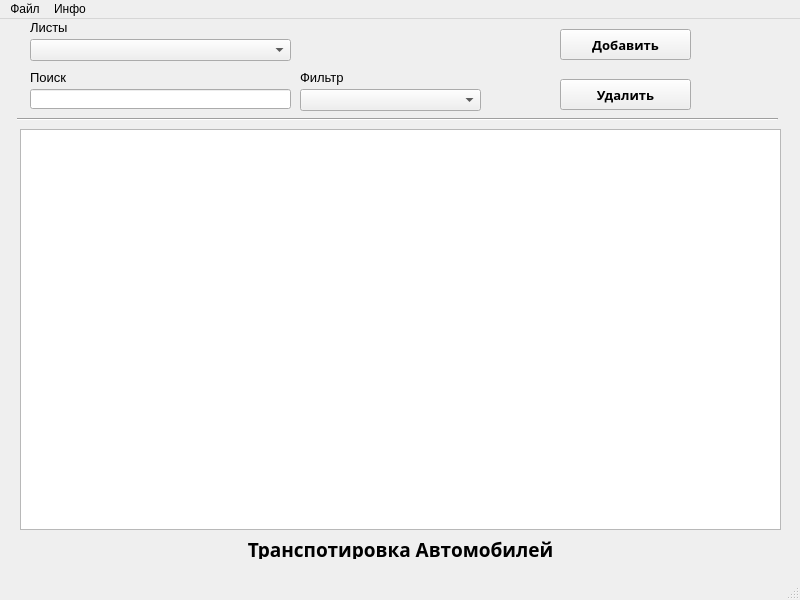
<?xml version="1.0" encoding="UTF-8"?>
<ui version="4.0">
 <class>MainWindow</class>
 <widget class="QMainWindow" name="MainWindow">
  <property name="geometry">
   <rect>
    <x>0</x>
    <y>0</y>
    <width>800</width>
    <height>600</height>
   </rect>
  </property>
  <property name="minimumSize">
   <size>
    <width>800</width>
    <height>600</height>
   </size>
  </property>
  <property name="maximumSize">
   <size>
    <width>800</width>
    <height>600</height>
   </size>
  </property>
  <property name="windowTitle">
   <string>Coursework</string>
  </property>
  <widget class="QWidget" name="centralwidget">
   <widget class="QTableWidget" name="tableWidget">
    <property name="geometry">
     <rect>
      <x>20</x>
      <y>110</y>
      <width>761</width>
      <height>401</height>
     </rect>
    </property>
   </widget>
   <widget class="Line" name="line">
    <property name="geometry">
     <rect>
      <x>17</x>
      <y>90</y>
      <width>761</width>
      <height>20</height>
     </rect>
    </property>
    <property name="orientation">
     <enum>Qt::Horizontal</enum>
    </property>
   </widget>
   <widget class="QPushButton" name="pushButton">
    <property name="geometry">
     <rect>
      <x>560</x>
      <y>10</y>
      <width>131</width>
      <height>31</height>
     </rect>
    </property>
    <property name="font">
     <font>
      <family>Rubik</family>
      <pointsize>10</pointsize>
      <weight>75</weight>
      <bold>true</bold>
     </font>
    </property>
    <property name="styleSheet">
     <string notr="true">background: &quot;green&quot;; color: &quot;white&quot;</string>
    </property>
    <property name="text">
     <string>Добавить</string>
    </property>
   </widget>
   <widget class="QPushButton" name="pushButton_2">
    <property name="geometry">
     <rect>
      <x>560</x>
      <y>60</y>
      <width>131</width>
      <height>31</height>
     </rect>
    </property>
    <property name="font">
     <font>
      <family>Rubik</family>
      <pointsize>10</pointsize>
      <weight>75</weight>
      <bold>true</bold>
     </font>
    </property>
    <property name="styleSheet">
     <string notr="true">background: &quot;red&quot;; color: &quot;white&quot;</string>
    </property>
    <property name="text">
     <string>Удалить</string>
    </property>
   </widget>
   <widget class="QComboBox" name="comboBox">
    <property name="geometry">
     <rect>
      <x>30</x>
      <y>20</y>
      <width>261</width>
      <height>22</height>
     </rect>
    </property>
   </widget>
   <widget class="QLineEdit" name="lineEdit">
    <property name="geometry">
     <rect>
      <x>30</x>
      <y>70</y>
      <width>261</width>
      <height>20</height>
     </rect>
    </property>
    <property name="text">
     <string/>
    </property>
   </widget>
   <widget class="QLabel" name="label">
    <property name="geometry">
     <rect>
      <x>30</x>
      <y>50</y>
      <width>61</width>
      <height>16</height>
     </rect>
    </property>
    <property name="font">
     <font>
      <pointsize>10</pointsize>
     </font>
    </property>
    <property name="text">
     <string>Поиск</string>
    </property>
   </widget>
   <widget class="QComboBox" name="comboBox_2">
    <property name="geometry">
     <rect>
      <x>300</x>
      <y>70</y>
      <width>181</width>
      <height>22</height>
     </rect>
    </property>
   </widget>
   <widget class="QLabel" name="label_2">
    <property name="geometry">
     <rect>
      <x>300</x>
      <y>50</y>
      <width>71</width>
      <height>16</height>
     </rect>
    </property>
    <property name="font">
     <font>
      <pointsize>10</pointsize>
     </font>
    </property>
    <property name="text">
     <string>Фильтр</string>
    </property>
   </widget>
   <widget class="QLabel" name="label_3">
    <property name="geometry">
     <rect>
      <x>220</x>
      <y>520</y>
      <width>361</width>
      <height>20</height>
     </rect>
    </property>
    <property name="font">
     <font>
      <family>Rubik</family>
      <pointsize>14</pointsize>
      <weight>75</weight>
      <bold>true</bold>
      <underline>false</underline>
     </font>
    </property>
    <property name="text">
     <string>Транспотировка Автомобилей</string>
    </property>
    <property name="alignment">
     <set>Qt::AlignCenter</set>
    </property>
   </widget>
   <widget class="QLabel" name="label_4">
    <property name="geometry">
     <rect>
      <x>30</x>
      <y>0</y>
      <width>61</width>
      <height>16</height>
     </rect>
    </property>
    <property name="font">
     <font>
      <pointsize>10</pointsize>
     </font>
    </property>
    <property name="text">
     <string>Листы</string>
    </property>
   </widget>
  </widget>
  <widget class="QMenuBar" name="menubar">
   <property name="geometry">
    <rect>
     <x>0</x>
     <y>0</y>
     <width>800</width>
     <height>21</height>
    </rect>
   </property>
   <widget class="QMenu" name="menu">
    <property name="title">
     <string>Файл</string>
    </property>
    <addaction name="action"/>
   </widget>
   <widget class="QMenu" name="menu_2">
    <property name="title">
     <string>Инфо</string>
    </property>
    <addaction name="action_2"/>
    <addaction name="action_3"/>
   </widget>
   <addaction name="menu"/>
   <addaction name="menu_2"/>
  </widget>
  <widget class="QStatusBar" name="statusbar"/>
  <action name="action">
   <property name="text">
    <string>Сохранить</string>
   </property>
  </action>
  <action name="action_2">
   <property name="text">
    <string>Об Программе</string>
   </property>
  </action>
  <action name="action_3">
   <property name="text">
    <string>Об Авторе</string>
   </property>
  </action>
 </widget>
 <resources/>
 <connections/>
</ui>
